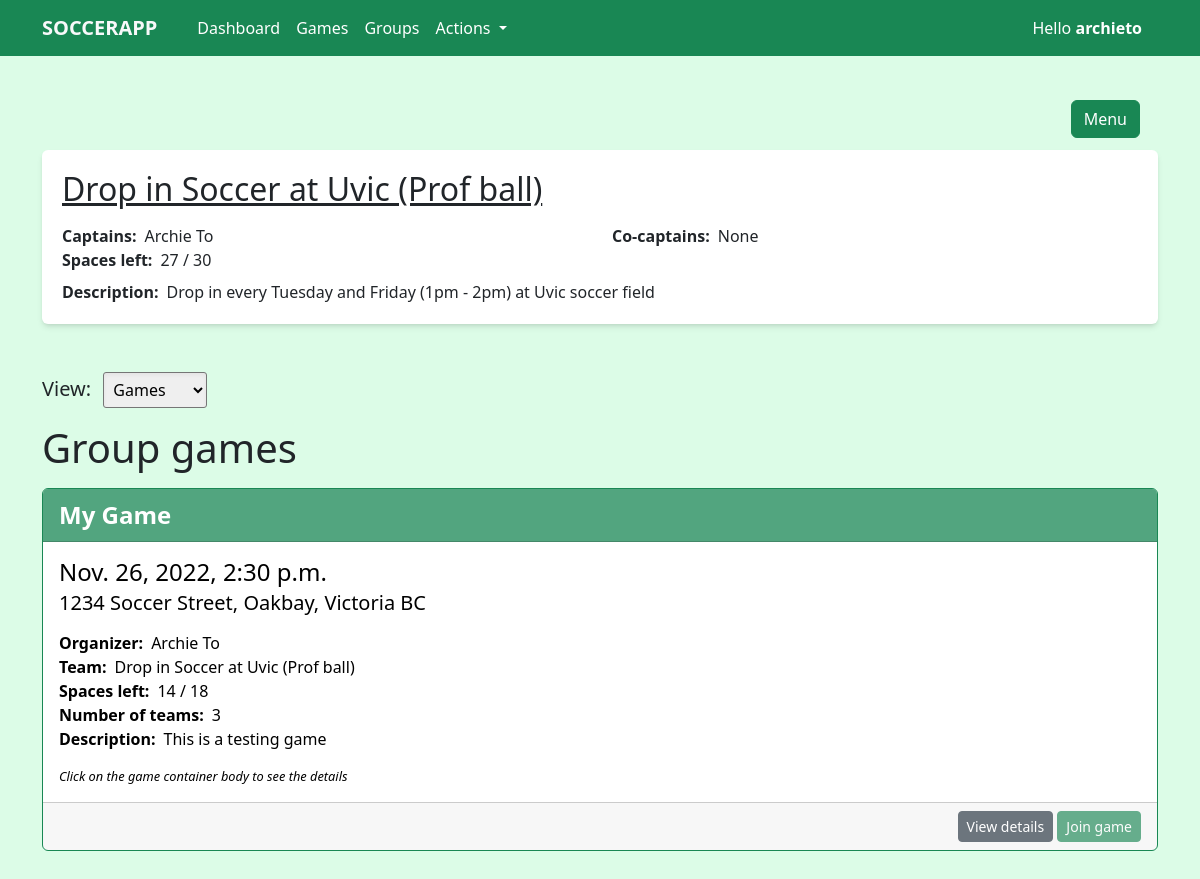
Screenshot of /group/5 (signed in) with the database file from the repository.
### soccer/models.py (models this page shows, shortened)
class Team(models.Model):
    name = models.CharField(max_length=50, null=False, blank=False)
    max_member_num = models.IntegerField(null=True, blank=True)
    members = models.ManyToManyField(User)
    description = models.CharField(max_length=300, null=False, blank=False)
    class Meta:
        db_table = 'soccer_team'
        ordering = ['name']
    def get_captain(self):
        return self.teamadmin_set.get(captain=True)
    def get_cocaptains_str(self):
        cocaptains = self.teamadmin_set.filter(captain=False)
        cocaptains_str = ''
        for cocaptain in cocaptains:
            cocaptains_str += f'{cocaptain.name}, '
        return cocaptains_str[:-2] if cocaptains_str != '' else 'None'

class TeamAdmin(models.Model):
    team = models.ForeignKey(Team, on_delete=models.CASCADE, null=False, blank=False)
    user = models.ForeignKey(User, on_delete=models.CASCADE, null=False, blank=False)
    captain = models.BooleanField(null=False, blank=False)
    class Meta:
        db_table = 'soccer_team_admin'
        ordering = ['user']

class User(models.Model):
    phone_number = models.CharField(max_length=10, null=False, blank=False, validators=[RegexValidator(regex='[0-9]{10}')])
    name = models.CharField(max_length=30, null=False, blank=False)
    last_active = models.DateTimeField(auto_now=True)
    class Meta:
        db_table = 'soccer_user'
        ordering = ['name']
    def __str__(self):
        return self.name
    def get_managed_teams(self):
        teams = []
        for teamadmin in self.teamadmin_set.all():
            teams.append(teamadmin.team)
        return teams

class Game(models.Model):
    name = models.CharField(max_length=50, null=False, blank=False)
    team = models.ForeignKey(Team, on_delete=models.CASCADE, null=True, blank=True)
    organizers = models.ManyToManyField(User)
    date = models.DateTimeField(null=False, blank=False)
    location = models.CharField(max_length=200, null=False, blank=False, default='location')
    max_player_num = models.IntegerField(null=True, blank=True)
    team_num = models.IntegerField(default=2, validators=[MinValueValidator(1), MaxValueValidator(8)])
    visible_to_everyone = models.BooleanField(default=True)
    description = models.CharField(max_length=300, null=False, blank=False)
    class Meta:
        db_table = 'soccer_team_game'
        ordering = ['date']
    def total_players(self):
        players = 0
        for team in self.gameteam_set.all():
            players = players + team.players.count()
        return players
    def get_creator(self):
        return self.organizers.first()
    def get_players(self):
        players = []
        for team in self.gameteam_set.all():
            players.extend(team.players.all())
        return players

class GameTeam(models.Model):
    players = models.ManyToManyField(User)
    game = models.ForeignKey(Game, on_delete=models.CASCADE, null=False, blank=False)
    team_number = models.IntegerField(null=False, blank=False)
    class Meta:
        db_table = 'soccer_game_team'
        ordering = ['game']

### soccer/views.py (the view)
# urls.py: path('group/<int:group_id>', views.GroupDetailView.as_view(), name='group_detail'),
class GroupDetailView(DetailView):
    model = Team
    template_name = "soccer/group_detail.html"
    pk_url_kwarg = "group_id"
    context_object_name = "group_detail"

### soccer/templatetags/soccer_extras.py (called while the page is built)
@register.filter
def subtract(value, arg):
    return value - arg

### soccer_app/global_contexts.py (called while the page is built, shortened)
def get_user(request):
    user_id = request.session.get('user_id', None)
    name = request.session.get('name')
    phone_number = request.session.get('phone_number')
    return {
        'user': User.objects.get(id=user_id),
        'user_id': user_id,
        'name': name,
        'phone_number': phone_number
    }

### templates/soccer/group_detail.html (shortened to what this page needs)
{% extends 'base.html' %}
{% load soccer_extras %}
{% block content %}
<div class="container mt-150">
    <div class="box-container">
        <h2 class="text-underline">{{ group_detail.name }}</h1>
        <div class="mt-3">
            <div class="row">
                <div class="col-md-6"><strong class="me-2">Captains:</strong>{{ group_detail.get_captain.user.name }}</div>
                <div class="col-md-6"><strong class="me-2">Co-captains:</strong>{{ group_detail.get_cocaptains_str }}</div>
            </div>
            <div class="row">
                <div class="col-md-6"><strong class="me-2">Spaces left:</strong>{% if group_detail.max_member_num %}{{ group_detail.max_member_num|subtract:group_detail.members.count }} / {{group_detail.max_member_num}}{% else %}Unlimited{% endif %}</div>
            </div>
            <div class="mt-2"><strong class="me-2">Description:</strong>{{ group_detail.description }}</div>
        </div>
    </div>
    <label class="fs-5 me-2 mt-5">View:</label>
    <select class="custom-select-tag mt-5">
        <option value="games" selected>Games</option>
    </select>
    <div class="game-container mt-3">
        <h1 class="mb-3">Group games</h1>
        {% if group_detail.game_set.count != 0 %}
        {% for game in group_detail.game_set.all %}
        {% include 'soccer/components/container/game.html' %}
        {% endfor %}
        {% else %}
        <p class="fs-4 text-center">No games found</p>
        {% endif %}
    </div>
</div>
{% endblock %}

### templates/soccer/components/container/game.html
{% load soccer_extras %}
<div class="card mt-3 border-success">
    <div class="card-header bg-success bg-opacity-75 text-white fw-semibold fs-4">
        {{ game.name }}
    </div>
    <a class="text-black" style="text-decoration: none;" href="/game/{{game.id}}">
        <div class="card-body game-body">
            <h4 class="card-title">{{ game.date }}</h4>
            <h5 class="card-subtitle">{{ game.location }}</h5>
            <div class="card-text mt-3">
                <div><strong class="me-2">Organizer:</strong>{{ game.get_creator }}</div>
                <div><strong class="me-2">Team:</strong>{% if game.team %}{{ game.team.name }}{% else %}Not a team{% endif %}</div>
                <div><strong class="me-2">Spaces left:</strong>{{ game.max_player_num|subtract:game.total_players }} / {{game.max_player_num}}</div>
                <div><strong class="me-2">Number of teams:</strong>{{ game.team_num }}</div>
                <div><strong class="me-2">Description:</strong>{{ game.description }}</div>
                <div class="mt-3 fst-italic helper-text">Click on the game container body to see the details</div>
            </div>
        </div>
    </a>
    <div class="card-footer">
        <div class="w-fit ms-auto">
            {% if request.path == '/' %}
            <button type="button" class="btn btn-danger btn-sm" data-bs-toggle="modal" data-bs-target="#deleteGame{{ game.id }}ConfirmationModal">Delete game</button>
            <button type="button" class="btn btn-primary btn-sm" data-bs-toggle="modal" data-bs-target="#editGame{{ game.id }}FormModal">Edit game</button>
            {% else %}
            <a href="/game/{{ game.id }}" type="button" class="btn btn-secondary btn-sm">View details</a>
            <a href="/join_game/{{ game.id }}" type="button" class="btn btn-success btn-sm {% if user in game.get_players %}disabled{% endif %}">Join game</a>
            {% endif %}
        </div>
    </div>
</div>

### static/style/base.css (style rules this page uses)
* { margin: 0; box-sizing: border-box; font-size: 12px; }
body { background-color: rgb(220 252 231); padding-bottom: 100px; }
.box-container { margin-left: auto; margin-right: auto; padding: 20px; box-shadow: 0 4px 6px -1px rgb(0 0 0 / 0.1), 0 2px 4px -2px rgb(0 0 0 / 0.1); background-color: #ffffff; border-radius: 0.375rem; }
.game-body { transition-duration: 0.25s; }
.helper-text { font-size: .8em; }
.custom-select-tag { width: fit-content; padding: 5px; border-radius: 3px; box-shadow: inset 0 2px 4px 0 rgb(0 0 0 / 0.05); }
@media only screen and (min-width: 768px) { * { font-size: 16px; } }

### static/style/utilities.css (style rules this page uses)
.mt-150 { margin-top: 150px; }
.text-underline { text-decoration: underline; }
.w-fit { width: fit-content; }

### rows the page displays
Team: name "Drop in Soccer at Uvic (Prof ball)", get_captain.user.name "Archie To", get_cocaptains_str "None", max_member_num|subtract "27", max_member_num "30", description "Drop in every Tuesday and Friday (1pm - 2pm) at Uvic soccer field"
Game: name "My Game", date "Nov. 26, 2022, 2:30 p.m.", location "1234 Soccer Street, Oakbay, Victoria BC", get_creator "Archie To", team.name "Drop in Soccer at Uvic (Prof ball)", max_player_num|subtract "14", max_player_num "18", team_num "3", description "This is a testing game"

### other values shown
{{ name }} "archieto"
